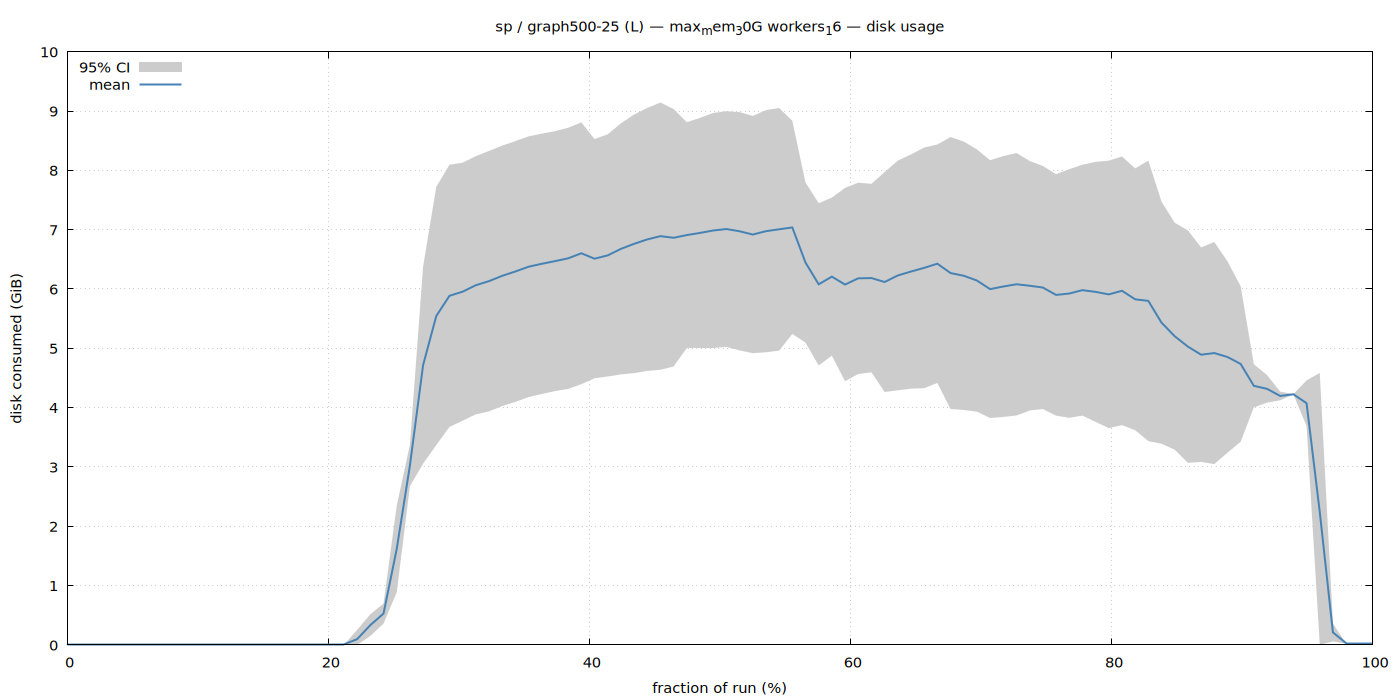

This figure's gnuplot source:
set terminal pngcairo size 1400,700 enhanced font 'Sans,11'
set output '/home/ubuntu/nvm/gfrs/sp/L/graph500-25/max_mem_30G_workers_16/disk.png'
set title "sp / graph500-25 (L) — max_mem_30G workers_16 — disk usage"
set xlabel 'fraction of run (%)'
set ylabel 'disk consumed (GiB)'
set grid
set key top left
set yrange [0:*]
plot '/home/ubuntu/nvm/gfrs/sp/L/graph500-25/max_mem_30G_workers_16/disk.dat' using 1:3:4 with filledcurves lc rgb '#cccccc' title '95% CI', \
     '' using 1:2 with lines lw 2 lc rgb '#4682b4' title 'mean'
